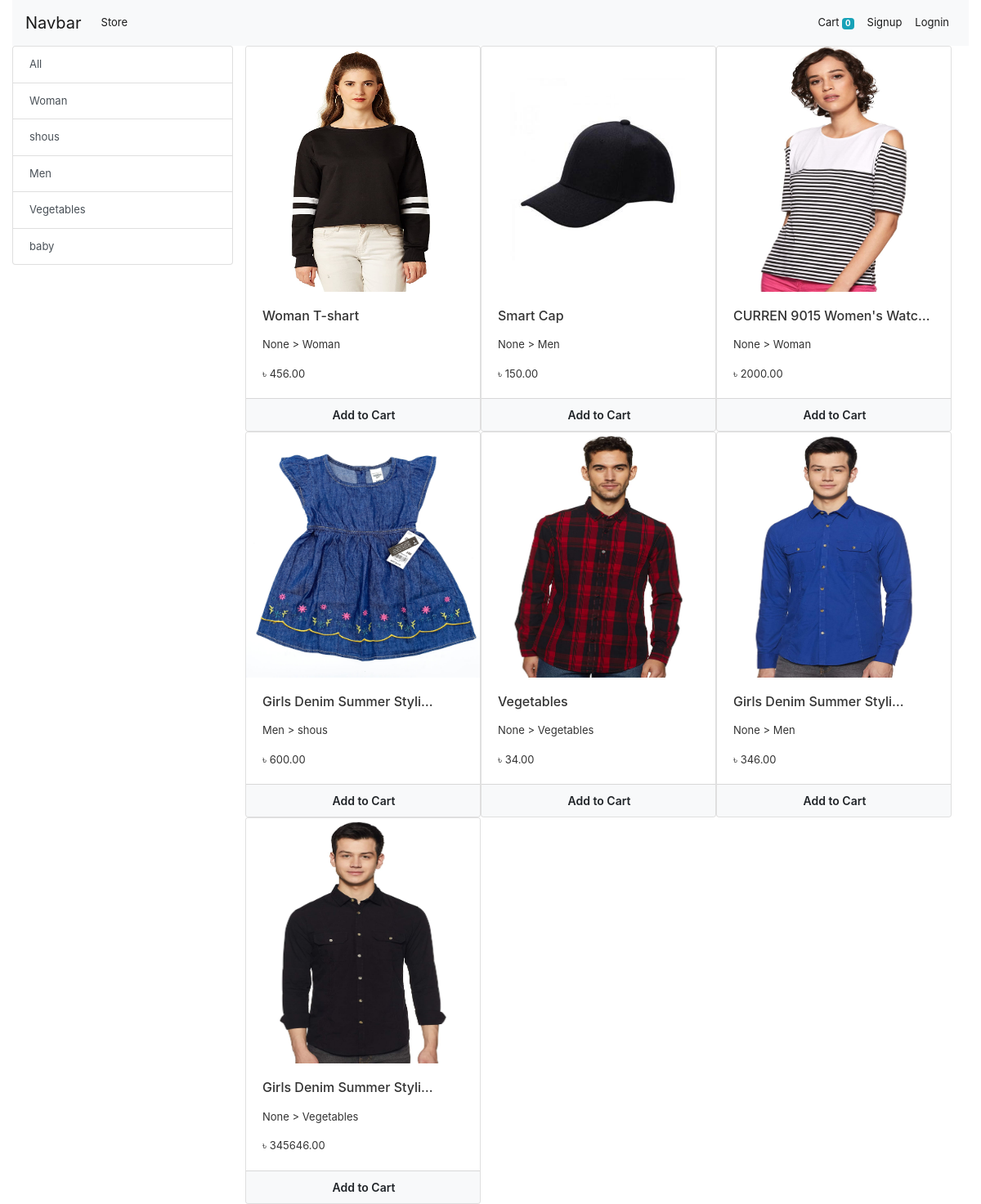
The app's page /, older data.
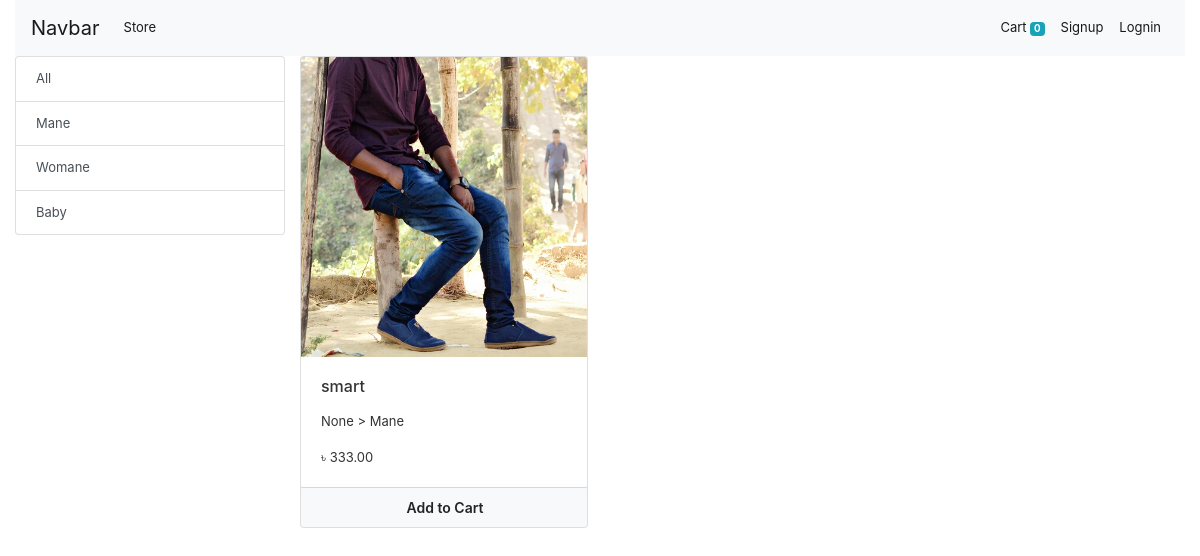
The same page, newer data.
### store/models/model_category.py (models this page shows)
class Category(MPTTModel):
    name = models.CharField(max_length=20)
    parent = TreeForeignKey(
        'self',
        on_delete=models.PROTECT,
        null=True,
        blank=True,
        related_name='children',
        db_index=True,
        )
    class MPTTMeta:
        order_insertion_by = ['name']
    def __str__(self):
        return self.name

### store/models/model_product.py (models this page shows, shortened)
class Product(models.Model):
    category = models.ForeignKey(Category, on_delete=models.CASCADE, related_name='products')
    name = models.CharField(max_length=100)
    price = models.DecimalField(max_digits=12, decimal_places=2)
    sell_price = models.DecimalField(max_digits=12, decimal_places=2)
    discription = models.TextField()
    code = models.CharField(max_length=25, unique=True)
    image = models.ImageField(upload_to='uplode/product_image/')
    date = models.DateTimeField(auto_now_add=True)
    @staticmethod
    def get_all_products():
        return Product.objects.all()

### store/views/home.py (the view, shortened to what this page needs)
# urls.py: path('', Index.as_view(), name='home'),
class Index(View):
    def get(self, request):
        products = None
        categorys = Category.objects.all()
        categoryID = request.GET.get('category')
        if categoryID:
            products = Product.get_all_products_by_id(categoryID)
        else:
            products = Product.get_all_products()
        contex = {
            'products':products,
            'categorys':categorys,
        }
        return render(request, 'index.html', contex)

### store/templatetags/custom_filter.py (called while the page is built)
@register.filter(name='currency')
def currency(number):
    return "৳ " + str(number)

### store/templates/index.html (shortened to what this page needs)
{% extends 'base.html' %}
{% load mptt_tags %}
{% block content %}
{% load cart %}
{% load custom_filter %}
    <div class="container-fluid">
        <div class="row">
            <div class="col-lg-3 mx-auto">
                <div class="list-group index-filter">
                    <a href="/" class="list-group-item list-group-item-action">All</a>
                    {% for category in categorys %}
                        <a href="/?category={{ category.id }}" class="list-group-item list-group-item-action">
                            {{ category.name }}</a>
                    {% endfor %}
                </div>
            </div>
        <div id="products" class="col-lg-9 mx-auto">
            <div class="row">
                {% for product in products %}
                    <div class="card" id={{product.id}} style="width: 18rem;">
                        <img height="300" src="{{ product.image.url }}" class="card-img-top" alt="...">
                        <div class="card-body">
                            <h6 class="card-title"><p style="cursor: pointer;" title="{{ product.name }}">{{ product.name|truncatechars:25 }}</p></h6>
                            <p class="card-text">{{ product.category.parent }} > {{ product.category }}</p>
                            <p class="card-text">{{ product.price|currency }}</p>
                        </div>
                        <div class="card-footer p-0">
                            {% if product|is_in_cart:request.session.cart %}
                            <div class="row no-gutters">
                                <form action="/#{{product.id}}" class="col-2" method="post">
                                    {% csrf_token %}
                                    <input hidden type="text" name="product" value="{{ product.id }}">
                                    <input hidden type="text" name="remove" value="True">
                                    <input type="submit" value="-" class="col-2  btn btn-block btn-info">
                                </form>
                                <div class="text-center col cart_quantity">{{ product|cart_quantity:request.session.cart }} in Cart</div>
                                <form action="/#{{product.id}}" class="col-2" method="post">
                                    {% csrf_token %}
                                    <input hidden type="text" name="product" value="{{ product.id }}">
                                    <input type="submit" value="+" class="col-2  btn btn-block btn-info">
                                </form>
                            </div>
                            {% else %}
                            <form action="/#{{product.id}}" method="POST" class="btn-block">
                                <input type="submit" href="#" class="btn btn-light btn-sm btn-block py-2 add-to-cart" value="Add to Cart">
                            </form>
                            {% endif %}
                        </div>
                    </div>
                {% endfor %}
            </div>
        </div>
    </div>
    </div>
    {% endblock %}

### store/templates/base.html (shortened to what this page needs)
{% load static %}
<!DOCTYPE html>
<html lang="en">
<head>
    <link rel="stylesheet" href="https://cdn.jsdelivr.net/npm/bootstrap@4.5.3/dist/css/bootstrap.min.css">
    <link rel="stylesheet" href="{% static '/css/material-design-iconic-font.css' %}">
	<link rel="stylesheet" href="{% static '/css/main.css' %}">
	<link rel="stylesheet" href="{% static '/css/util.css' %}">
    <link rel="stylesheet" href="{% static '/css/style.css' %}">
</head>
<body>
    {% include 'navbar.html' %}
    {% block content %}
    {% endblock %}
</body>
</html>

### store/templates/navbar.html (shortened to what this page needs)
<div class="container-fluid">
<nav class="navbar navbar-expand-lg navbar-light bg-light">
    <a class="navbar-brand" href="/">Navbar</a>
    <div class="collapse navbar-collapse" id="navbarSupportedContent">
      <ul class="navbar-nav mr-auto">
        <li class="nav-item active">
          <a class="nav-link" href="#">Store <span class="sr-only">(current)</span></a>
        </li>
      </ul>
      <ul class="navbar-nav ml-auto">
        {% if request.session.username %}
        <li class="nav-item active">
          <a class="nav-link" href="{% url 'cart' %}">Cart
            <span class="badge badge-info">{{ request.session.cart.keys|length }}</span>
            <span class="sr-only">(current)</span></a>
        </li>
        <li class="nav-item active">
          <a class="nav-link" href="{% url 'orders' %}">Order{{ request.username }} <span class="sr-only">(current)</span></a>
        </li>
        <li class="nav-item dropdown">
          <a class="nav-link dropdown-toggle" href="#" id="navbarDropdown" role="button" data-toggle="dropdown" aria-haspopup="true" aria-expanded="false">
            Account
          </a>
          <div class="dropdown-menu" aria-labelledby="navbarDropdown">
            <a class="dropdown-item" href="{% url 'profile' %}">Profile</a>
            <a class="dropdown-item" href="#">Setting & Privacy</a>
            <a class="dropdown-item" href="#">Help & Support</a>
            <div class="dropdown-divider"></div>
            <a class="dropdown-item" href="{% url 'logout' %}">Logout</a>
          </div>
        </li>
        {% else %}
        <li class="nav-item active">
          <a class="nav-link" href="{% url 'cart' %}">Cart
            <span class="badge badge-info">{{ request.session.cart.keys|length }}</span>
          <span class="sr-only">(current)</span></a>
        </li>
        <li class="nav-item active">
            <a class="nav-link" href="/signup">Signup <span class="sr-only">(current)</span></a>
          </li>
          <li class="nav-item active">
            <a class="nav-link" href="/login">Lognin <span class="sr-only">(current)</span></a>
          </li>
          {% endif %}
      </ul>
    </div>
  </nav>
</div>

### static/css/main.css (style rules this page uses)
input { outline: none; border: none; }

### static/css/style.css (style rules this page uses)
* { margin: 0; padding: 0; outline: 0; }
.btn:not(:disabled):not(.disabled) { padding-left: 20px; }
.add-to-cart { font-weight: 600; }
body { color: #333; font-size: 13px; margin: 0; }
.btn:not(:disabled):not(.disabled) { padding-left: 10px; }

Row changes from the older to the newer data that the page shows:
removed Category: name "shous"
removed Category: name "Men"
removed Category: name "Vegetables"
removed Category: name "baby"
removed Product: image (picture), name "Woman T-shart", category.parent "None", category "Woman", price "৳ 456.00"
removed Product: image (picture), name "Smart Cap", category.parent "None", category "Men", price "৳ 150.00"
removed Product: image (picture), name "CURREN 9015 Women's Watc…", category.parent "None", category "Woman", price "৳ 2000.00"
removed Product: image (picture), name "Girls Denim Summer Styli…", category.parent "Men", category "shous", price "৳ 600.00"
removed Product: image (picture), name "Vegetables", category.parent "None", category "Vegetables", price "৳ 34.00"
removed Product: image (picture), name "Girls Denim Summer Styli…", category.parent "None", category "Men", price "৳ 346.00"
removed Product: image (picture), name "Girls Denim Summer Styli…", category.parent "None", category "Vegetables", price "৳ 345646.00"
added Category: name "Mane"
changed Category: name "Woman" → "Womane"
added Category: name "Baby"
added Product: {{ product.id }} 1 (drawn), image (picture), name "smart", category.parent "None", category "Mane", price "৳ 333.00"
